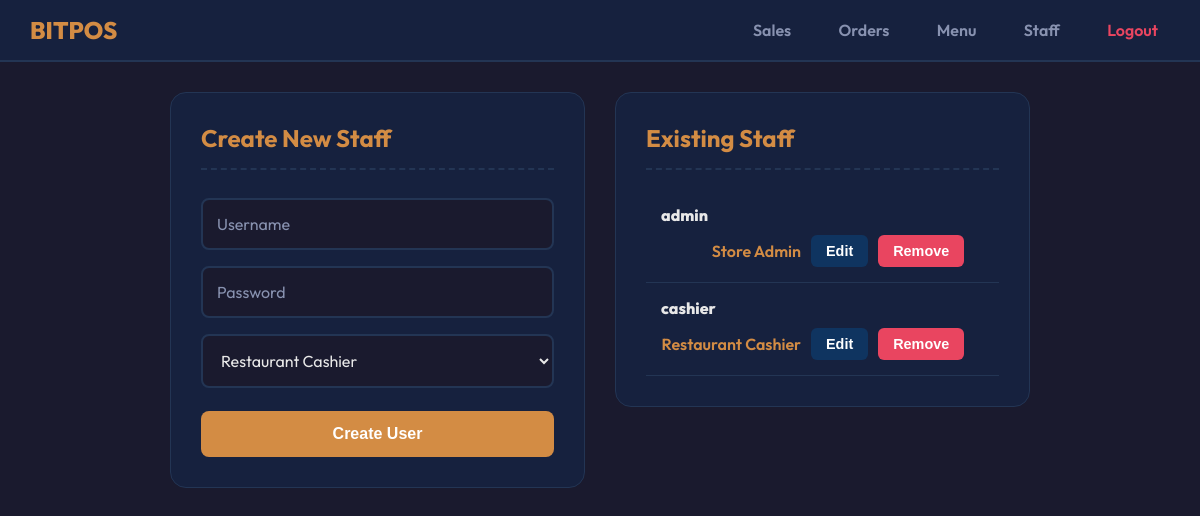
/users/ (signed in), run on the app's committed database.
### core/models.py (models this page shows, shortened)
class UserProfile(models.Model):
    user = models.OneToOneField(User, on_delete=models.CASCADE, related_name='profile')
    company = models.ForeignKey(Company, on_delete=models.CASCADE, null=True, blank=True)
    ROLE_CHOICES = (
        ('admin', 'Store Admin'),
        ('cashier_restaurant', 'Restaurant Cashier'),
        ('cashier_retail', 'Retail Cashier'),
    )
    role = models.CharField(max_length=30, choices=ROLE_CHOICES, default='cashier_restaurant')

### core/views.py (the view, shortened to what this page needs)
# urls.py: path('users/', views.manage_users, name='manage_users'),
@login_required(login_url='login_view')
def manage_users(request):
    if not hasattr(request.user, 'profile') or request.user.profile.role != 'admin':
        return HttpResponseForbidden("Access Denied: Only Store Admins can manage users.")
    company = request.user.profile.company
    profiles = UserProfile.objects.filter(company=company)
    return render(request, 'core/manage_users.html', {'profiles': profiles})

### core/templates/core/manage_users.html (shortened to what this page needs)
<!DOCTYPE html>
<html lang="en">
<head>
</head>
<body>
    <header>
        <h1>BITPOS</h1>
        <div class="nav-links">
            <a href="/sales/">Sales</a>
            <a href="/orders/">Orders</a>
            <a href="/menu/">Menu</a>
            <a href="/users/">Staff</a>
            <a href="/logout/" onclick="return confirm('Are you sure you want to logout?');" style="color:#E94560">Logout</a>
        </div>
    </header>
    <div class="container">
        <div class="card">
            <h2>Create New Staff</h2>
            <form method="POST">
                <input type="text" name="username" placeholder="Username" required>
                <input type="password" name="password" placeholder="Password" required>
                <select name="role">
                    <option value="cashier_restaurant">Restaurant Cashier</option>
                </select>
                <button type="submit">Create User</button>
            </form>
        </div>
        <div class="card">
            <h2>Existing Staff</h2>
            {% for profile in profiles %}
            <div class="user-row" style="display: flex; justify-content: space-between; align-items: center; padding: 15px; border-bottom: 1px solid var(--border); flex-wrap: wrap; gap: 10px;">
                <span style="font-weight:800; min-width: 120px;">{{ profile.user.username }}</span>
                <div style="display: flex; align-items: center; gap: 10px; flex-wrap: wrap;">
                    <span style="color:var(--primary); font-weight:600; min-width: 140px; text-align: right;">{{ profile.get_role_display }}</span>
                    <button onclick="openEditModal('{{ profile.user.id }}', '{{ profile.user.username }}', '{{ profile.role }}')" style="background:var(--accent); color:white; border:none; padding:8px 15px; border-radius:6px; cursor:pointer; width:auto; font-size:0.9rem; margin:0;">Edit</button>
                    <form method="POST" style="display:inline; margin:0;" onsubmit="return confirm('Are you sure you want to remove this user?');">
                        <button type="submit" style="background:#E94560; color:white; border:none; padding:8px 15px; border-radius:6px; cursor:pointer; width:auto; font-size:0.9rem; margin:0;">Remove</button>
                    </form>
                </div>
            </div>
            {% empty %}
            <div style="text-align:center; padding:30px; color:var(--muted)">No staff members yet</div>
            {% endfor %}
        </div>
</div>
</body>
</html>

### core/templates/core/manage_users.html (style rules this page uses)
:root { --bg: #1A1A2E; --card: #16213E; --primary: #D38C44; --accent: #0F3460; --text: #E8E8E8; --muted: #8892B0; --border: #233554; }
* { margin: 0; padding: 0; box-sizing: border-box; }
body { font-family: 'Outfit', sans-serif; background: var(--bg); color: var(--text); min-height: 100vh; }
header { background: var(--card); padding: 15px 30px; display: flex; justify-content: space-between; align-items: center; border-bottom: 2px solid var(--border); }
h1 { font-weight: 800; font-size: 1.5rem; color: var(--primary); }
.nav-links a { color: var(--muted); text-decoration: none; margin-left: 20px; font-weight: 600; padding: 6px 12px; border-radius: 6px; transition: 0.2s; }
.container { max-width: 900px; margin: 30px auto; padding: 0 20px; display: flex; gap: 30px; align-items: flex-start; }
.card { background: var(--card); border-radius: 16px; padding: 30px; border: 1px solid var(--border); flex: 1; }
.card h2 { color: var(--primary); margin-bottom: 20px; padding-bottom: 15px; border-bottom: 2px dashed var(--border); }
input, select { width: 100%; padding: 14px; margin: 8px 0; border-radius: 8px; border: 2px solid var(--border); background: var(--bg); color: var(--text); font-family: 'Outfit', sans-serif; font-size: 1rem; }
input::placeholder { color: var(--muted); }
button { width: 100%; padding: 14px; margin-top: 15px; background: var(--primary); color: white; border: none; border-radius: 8px; font-weight: 800; font-size: 1rem; cursor: pointer; transition: 0.2s; }
.user-row { display: flex; justify-content: space-between; padding: 15px; border-bottom: 1px solid var(--border); align-items: center; }
.user-row:last-child { border-bottom: none; }

### data on the page
UserProfile: user.username "admin", role "Store Admin"
UserProfile: user.username "cashier", role "Restaurant Cashier"
